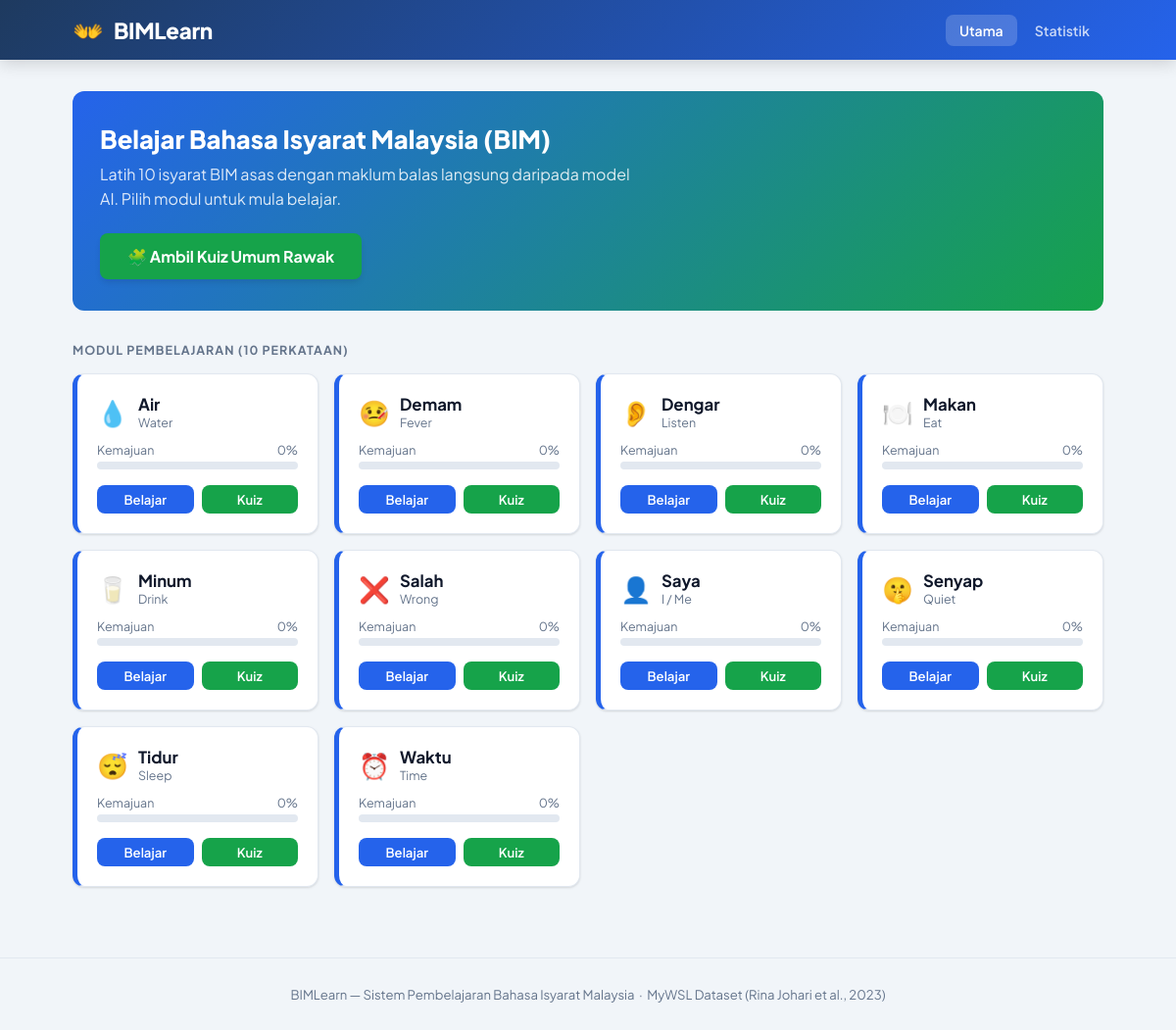
The page / on the database its author committed.
### models.py (models this page shows, shortened)
class Word(db.Model):
    __tablename__ = "words"
    id          = db.Column(db.Integer, primary_key=True)
    slug        = db.Column(db.String(32), unique=True, nullable=False)  # "makan"
    label_ms    = db.Column(db.String(64), nullable=False)               # "Makan"
    label_en    = db.Column(db.String(64), nullable=False)               # "Eat"
    emoji       = db.Column(db.String(8),  nullable=False)
    description = db.Column(db.Text, default="")
    progress    = db.relationship("ModuleProgress",  back_populates="word", uselist=False)
    practices   = db.relationship("PracticeAttempt", back_populates="word")
    quiz_items  = db.relationship("QuizAttempt",     back_populates="target_word")

class ModuleProgress(db.Model):
    __tablename__ = "module_progress"
    id           = db.Column(db.Integer, primary_key=True)
    word_id      = db.Column(db.Integer, db.ForeignKey("words.id"), unique=True, nullable=False)
    progress_pct = db.Column(db.Float,   default=0.0)      # 0–100
    attempts     = db.Column(db.Integer, default=0)
    correct      = db.Column(db.Integer, default=0)
    last_seen    = db.Column(db.DateTime, nullable=True)
    word         = db.relationship("Word", back_populates="progress")

### app.py (the view)
    @app.route("/")
    def dashboard():
        words = Word.query.all()
        return render_template("dashboard.html", words=words)

### templates/dashboard.html (shortened to what this page needs)
{% extends "base.html" %}
{% set active = "dashboard" %}
{% block content %}
<div class="hero">
  <h2>Belajar Bahasa Isyarat Malaysia (BIM)</h2>
  <p>Latih 10 isyarat BIM asas dengan maklum balas langsung daripada model AI. Pilih modul untuk mula belajar.</p>
  <div style="margin-top: 14px;">
    <a class="btn btn-green btn-lg" href="/quiz/general" style="background-color: #16a34a; border-color: #16a34a; display: inline-flex; align-items: center; gap: 8px; font-weight: 700; box-shadow: 0 4px 6px -1px rgba(0,0,0,0.1);">
      <span>🧩 Ambil Kuiz Umum Rawak</span>
    </a>
  </div>
</div>
<div class="section-label">Modul Pembelajaran ({{ words|length }} perkataan)</div>
<div class="module-grid">
  {% for word in words %}
  {% set prog = word.progress %}
  {% set pct  = prog.progress_pct if prog else 0 %}
  {% set card_class = "mastered" if pct >= 70 else ("weak" if (prog and prog.attempts > 2 and pct < 50) else "") %}
  <div class="module-card {{ card_class }}">
    <div class="mc-header">
      <span class="mc-emoji">{{ word.emoji }}</span>
      <div>
        <div class="mc-name">{{ word.label_ms }}</div>
        <div class="mc-en">{{ word.label_en }}</div>
      </div>
    </div>
    <div>
      <div class="mc-progress-label">
        <span>Kemajuan</span>
        <span>{{ pct|int }}%</span>
      </div>
      <div class="progress-track">
      </div>
    </div>
    <div class="mc-actions">
      <a class="btn btn-blue btn-sm" href="/module/{{ word.slug }}">Belajar</a>
      <a class="btn btn-green btn-sm" href="/quiz/{{ word.slug }}">Kuiz</a>
    </div>
  </div>
  {% endfor %}
</div>
{% endblock %}

### templates/base.html (shortened to what this page needs)
<!DOCTYPE html>
<html lang="ms">
<head>
</head>
<body>
  <header>
    <div class="header-inner">
      <a class="logo" href="/">
        <span class="logo-icon">👐</span>
        <span class="logo-text">BIMLearn</span>
      </a>
      <nav>
        <ul>
          <li><a href="/"         class="nav-link {% if active=='dashboard' %}active{% endif %}">Utama</a></li>
          <li><a href="/stats"    class="nav-link {% if active=='stats'     %}active{% endif %}">Statistik</a></li>
        </ul>
      </nav>
    </div>
  </header>
  <main>
    {% block content %}{% endblock %}
  </main>
  <footer>
    BIMLearn — Sistem Pembelajaran Bahasa Isyarat Malaysia &nbsp;·&nbsp;
    MyWSL Dataset (Rina Johari et al., 2023)
  </footer>
</body>
</html>

### templates/base.html (style rules this page uses)
*, *::before, *::after { box-sizing: border-box; margin: 0; padding: 0; }
:root { --blue: #2563eb; --blue-d: #1d4ed8; --blue-l: #eff6ff; --green: #16a34a; --green-l: #f0fdf4; --red: #dc2626; --red-l: #fef2f2; --amber: #d97706; --amber-l: #fffbeb; --bg: #f1f5f9; --white: #ffffff; --border: #e2e8f0; --text: #0f172a; --muted: #64748b; --radius: 12px; --shadow: 0 1px 3px rgba(0,0,0,.08), 0 1px 2px rgba(0,0,0,.06); --shadow-md: 0 4px 12px rgba(0,0,0,.08); }
body { font-family: 'Plus Jakarta Sans', sans-serif; background: var(--bg); color: var(--text); min-height: 100vh; display: flex; flex-direction: column; }
header { background: linear-gradient(135deg, #1e3a5f 0%, #2563eb 100%); box-shadow: 0 4px 16px rgba(0,0,0,.15); position: sticky; top: 0; z-index: 100; }
.header-inner { max-width: 1100px; margin: 0 auto; display: flex; align-items: center; justify-content: space-between; padding: 14px 24px; }
.logo { display: flex; align-items: center; gap: 10px; text-decoration: none; color: #fff; }
.logo-icon { font-size: 1.6rem; }
.logo-text { font-size: 1.4rem; font-weight: 800; letter-spacing: -.3px; }
nav ul { display: flex; list-style: none; gap: 4px; }
nav a { color: rgba(255,255,255,.75); text-decoration: none; font-size: .88rem; font-weight: 600; padding: 7px 14px; border-radius: 8px; transition: background .2s, color .2s; }
nav a:hover, nav a.active { background: rgba(255,255,255,.18); color: #fff; }
main { flex: 1; max-width: 1100px; width: 100%; margin: 32px auto; padding: 0 24px; }
.btn { display: inline-flex; align-items: center; justify-content: center; gap: 6px; padding: 9px 20px; border-radius: 8px; font-family: inherit; font-size: .9rem; font-weight: 600; cursor: pointer; border: none; text-decoration: none; transition: filter .15s, transform .1s; }
.btn-blue { background: var(--blue); color: #fff; }
.btn-green { background: var(--green); color: #fff; }
.btn-lg { padding: 13px 28px; font-size: 1rem; }
.btn-sm { padding: 6px 14px; font-size: .82rem; }
.progress-track { height: 8px; background: var(--border); border-radius: 99px; overflow: hidden; }
footer { text-align: center; padding: 28px 24px; color: var(--muted); font-size: .82rem; border-top: 1px solid var(--border); }

### templates/dashboard.html (style rules this page uses)
.hero { background: linear-gradient(135deg, #2563eb, #16a34a); color: #fff; border-radius: var(--radius); padding: 32px 28px; margin-bottom: 32px; display: flex; flex-direction: column; gap: 8px; }
.hero h2 { font-size: 1.6rem; font-weight: 800; }
.hero p { opacity: .85; max-width: 560px; line-height: 1.55; }
.section-label { font-size: .78rem; font-weight: 700; letter-spacing: .08em; text-transform: uppercase; color: var(--muted); margin-bottom: 16px; }
.module-grid { display: grid; grid-template-columns: repeat(auto-fill, minmax(220px, 1fr)); gap: 16px; margin-bottom: 40px; }
.module-card { background: var(--white); border: 1px solid var(--border); border-left: 5px solid var(--blue); border-radius: var(--radius); padding: 20px; box-shadow: var(--shadow); transition: transform .2s, box-shadow .2s; display: flex; flex-direction: column; gap: 12px; }
.mc-header { display: flex; align-items: center; gap: 10px; }
.mc-emoji { font-size: 1.6rem; }
.mc-name { font-size: 1.05rem; font-weight: 700; }
.mc-en { font-size: .78rem; color: var(--muted); }
.mc-progress-label { display: flex; justify-content: space-between; font-size: .78rem; color: var(--muted); margin-bottom: 4px; }
.mc-actions { display: flex; gap: 8px; margin-top: 4px; }
.mc-actions .btn { flex: 1; }

### rows shown on the page
Word: emoji "💧", label_ms "Air", label_en "Water"
ModuleProgress: progress_pct "0"
Word: emoji "🤒", label_ms "Demam", label_en "Fever"
ModuleProgress: progress_pct "0"
Word: emoji "👂", label_ms "Dengar", label_en "Listen"
ModuleProgress: progress_pct "0"
Word: emoji "🍽️", label_ms "Makan", label_en "Eat"
ModuleProgress: progress_pct "0"
Word: emoji "🥛", label_ms "Minum", label_en "Drink"
ModuleProgress: progress_pct "0"
Word: emoji "❌", label_ms "Salah", label_en "Wrong"
ModuleProgress: progress_pct "0"
Word: emoji "👤", label_ms "Saya", label_en "I / Me"
ModuleProgress: progress_pct "0"
Word: emoji "🤫", label_ms "Senyap", label_en "Quiet"
ModuleProgress: progress_pct "0"
Word: emoji "😴", label_ms "Tidur", label_en "Sleep"
ModuleProgress: progress_pct "0"
Word: emoji "⏰", label_ms "Waktu", label_en "Time"
ModuleProgress: progress_pct "0"

### other values the page prints
{{ words|length }} "10"
